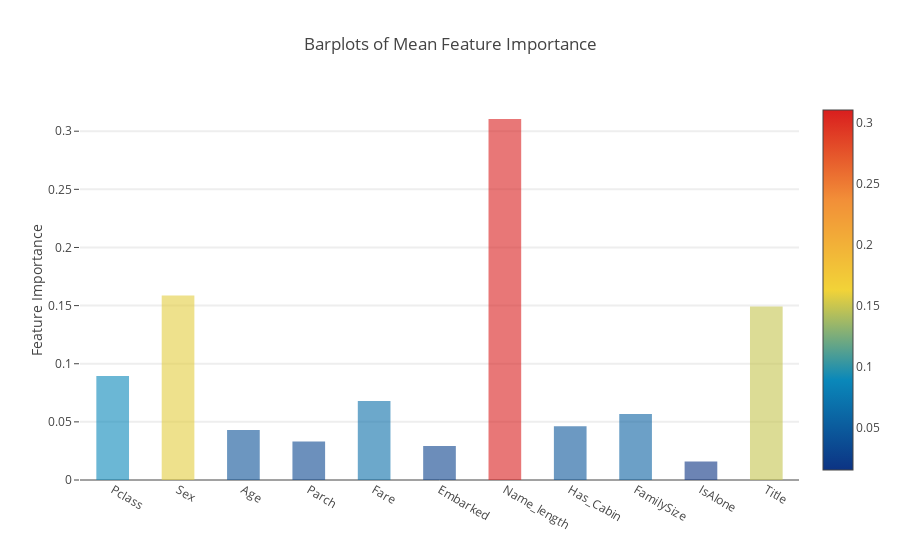

The notebook cell this image was saved under:
### Code cell
y = feature_dataframe['mean'].values
x = feature_dataframe['features'].values
data = [go.Bar(
            x= x,
             y= y,
            width = 0.5,
            marker=dict(
               color = feature_dataframe['mean'].values,
            colorscale='Portland',
            showscale=True,
            reversescale = False
            ),
            opacity=0.6
        )]

layout= go.Layout(
    autosize= True,
    title= 'Barplots of Mean Feature Importance',
    hovermode= 'closest',
#     xaxis= dict(
#         title= 'Pop',
#         ticklen= 5,
#         zeroline= False,
#         gridwidth= 2,
#     ),
    yaxis=dict(
        title= 'Feature Importance',
        ticklen= 5,
        gridwidth= 2
    ),
    showlegend= False
)
fig = go.Figure(data=data, layout=layout)
py.iplot(fig, filename='bar-direct-labels')

### Figure 1 — Plotly figure (JSON) as saved in the notebook; plotly's stock layout.template omitted (floating-point values rounded to 4 significant figures)
{"data": [{"marker": {"color": [0.08935, 0.1587, 0.04296, 0.03308, 0.06796, 0.02928, 0.3105, 0.04626, 0.05682, 0.01583, 0.1493], "colorscale": "Portland", "reversescale": false, "showscale": true}, "opacity": 0.6, "type": "bar", "width": 0.5, "x": ["Pclass", "Sex", "Age", "Parch", "Fare", "Embarked", "Name_length", "Has_Cabin", "FamilySize", "IsAlone", "Title"], "y": [0.08935, 0.1587, 0.04296, 0.03308, 0.06796, 0.02928, 0.3105, 0.04626, 0.05682, 0.01583, 0.1493]}], "layout": {"autosize": true, "hovermode": "closest", "showlegend": false, "title": "Barplots of Mean Feature Importance", "yaxis": {"gridwidth": 2, "ticklen": 5, "title": "Feature Importance"}}}
